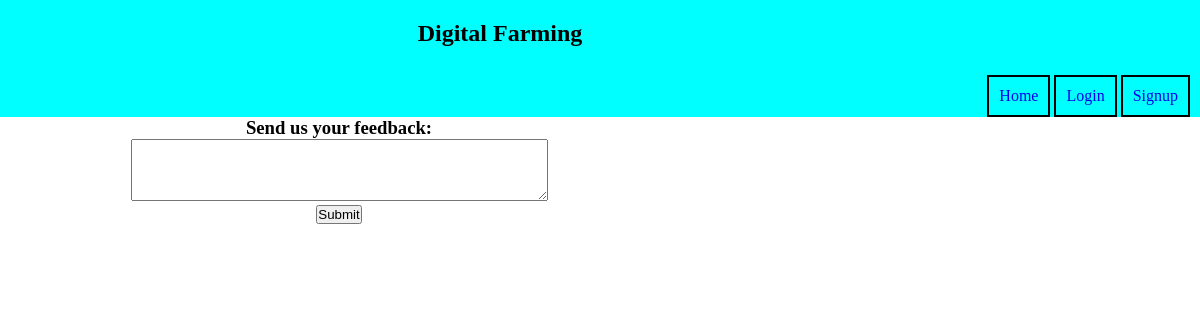
The app's page /contact/, older data.
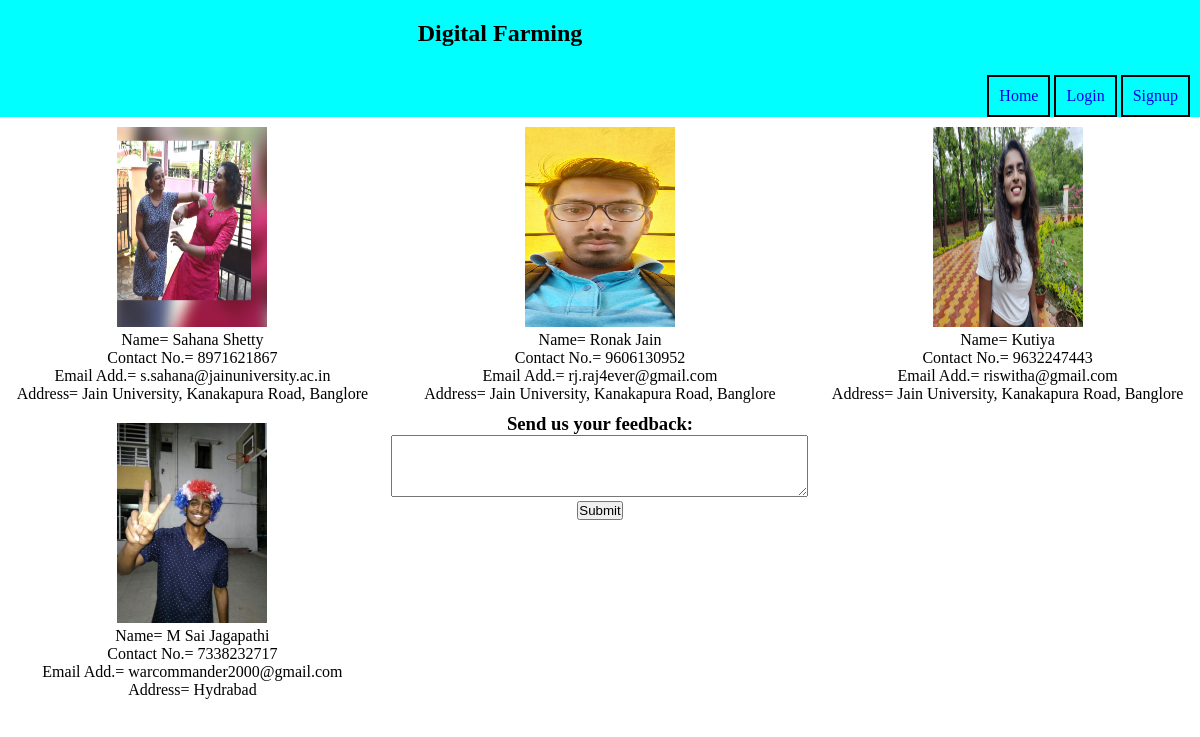
The same page, newer data.
### contact/models.py (models this page shows)
class contact(models.Model):
    name = models.CharField(max_length=100)
    mobile_no = models.CharField(max_length=10)
    address = models.CharField(max_length=100)
    email=models.EmailField()
    workStatus = (
        ('Teacher','Teacher'),
        ('Student','Student')
    )
    category = models.CharField(max_length=50, choices=workStatus)
    img = models.ImageField(upload_to='Contact')

### contact/views.py (the view)
# urls.py: path('',views.contacts,name='contacts'),
def contacts(request):
     con=contact.objects.all()
     return render(request,'contact/contact.html',locals())

### templates/contact/contact.html (shortened to what this page needs)
{% extends 'base.html' %}
{% load static %}
{% block link %}
<link rel="stylesheet" href="{% static 'css/contact/contacts.css' %}?{% now "U" %}">
{% endblock %}
{% block body_content %}
    <div class="content_body">
        {% for i in con %}
            {% if i.category == "Teacher" %}
                <div class="teacher">
                    <img src="{{ i.img.url }}" height="200" width="150"><br>
                    Name= {{ i.name|title }}<br>
                    Contact No.= {{ i.mobile_no }}<br>
                    Email Add.= <a href = "mailto: {{ i.email }}?subject=Mail from Our Site">{{ i.email }}</a><br>
                    Address= {{ i.address|title }}<br>
                </div>
            {% endif %}
        {% endfor %}
        {% for i in con %}
            {% if i.category == "Student" %}
                <div class="student">
                    <img src="{{ i.img.url }}" height="200" width="150"><br>
                    Name= {{ i.name|title }}<br>
                    Contact No.= {{ i.mobile_no }}<br>
                    Email Add.= <a href = "mailto: {{ i.email }}?subject=Mail from Our Site">{{ i.email }}</a><br>
                    Address= {{ i.address|title }}
                </div>
            {% endif %}
        {% endfor %}
        <form method="post" action="feedback">
            <h3>Send us your feedback:</h3>
            <textarea name="feedback" rows="4" cols="50"></textarea>
            <br><input type="submit">
        </form>
    </div>
{% endblock %}

### templates/base.html (shortened to what this page needs)
{% load static %}
<!DOCTYPE html>
<html lang="en">
<head>
    <link rel="stylesheet" href="{% static 'css/base.css' %}?{% now "U" %}">
    {% block link %}{% endblock %}
</head>
<body>
<div class="mainbody">
    <div class="mainbody_header">
        <h2>Digital Farming</h2><br>
        <ul>
            {% if user.is_authenticated %}
            <li style="border: none">Welcome, {{user.first_name}}</li>
            <li><a href="{% url 'home' %}">Home</a> </li>
            <li>Profile</li>
                <li><a href="{% url 'detail' %}">Details</a></li>
            <li><a href="{% url 'contacts' %}">Contact</a> </li>
            <li><a href="{% url 'logout' %}">Logout</a> </li>
            {% else %}
            <li><a href="{% url 'home' %}">Home</a> </li>
            <li><a href="{% url 'login' %}">Login</a> </li>
            <li><a href="{% url 'signup' %}">Signup</a> </li>
            {% endif %}
        </ul>
    </div>
    <div class="mainbody_body">
        {% block body_content %}{% endblock %}
    </div>
</div>
</body>
</html>

### static/css/base.css (style rules this page uses)
html,body { height: 100%; }
* { margin: 0%; padding: 0%; }
.mainbody { display: grid; grid-template-rows: auto auto; }
.mainbody_header h2 { margin-top: 20px; text-align: center; margin-right: 200px; }
.mainbody_header ul { position: inherit; float: right; margin-top: 10px; margin-right: 10px; }
.mainbody_header ul li { display: inline-block; padding: 10px; border:solid black 2px; }
.mainbody_header ul li a { text-decoration: none; }
.mainbody_header { background-color: aqua; }
.mainbody_body { background-image: url('../images/body_bg_2.jpg'); height: 100%; background-repeat: no-repeat; background-size: cover; text-align:center; }

### static/css/contact/contacts.css (style rules this page uses)
.mainbody_body { background-color: #447e9b; }
.content_body { display: grid; grid-template-columns: auto auto auto; }
.content_body div { padding: 10px; }
.content_body a { text-decoration: none; color:black }
.mainbody_body { background: #ffffff; }

Row changes from the older to the newer data that the page shows:
added contact: img (picture), name "Sahana Shetty", mobile_no "8971621867", email "s.sahana@jainuniversity.ac.in", address "Jain University, Kanakapura Road, Banglore", shown under "Digital Farming"
added contact: img (picture), name "Ronak Jain", mobile_no "9606130952", email "rj.raj4ever@gmail.com", address "Jain University, Kanakapura Road, Banglore"
added contact: img (picture), name "Kutiya", mobile_no "9632247443", email "riswitha@gmail.com", address "Jain University, Kanakapura Road, Banglore"
added contact: img (picture), name "M Sai Jagapathi", mobile_no "7338232717", email "warcommander2000@gmail.com", address "Hydrabad"
